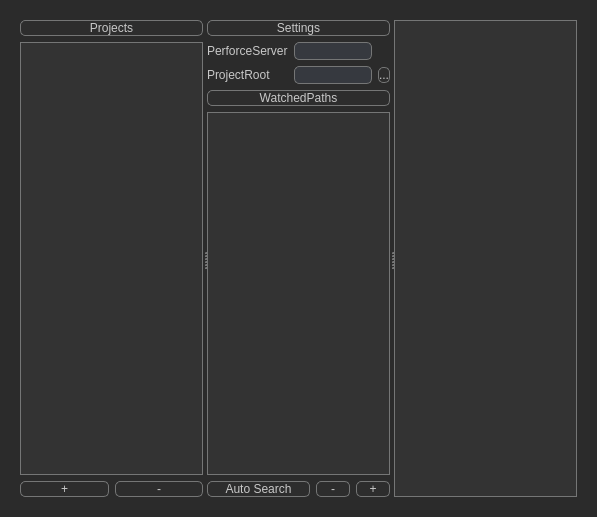
<?xml version="1.0" encoding="UTF-8"?>
<ui version="4.0">
 <class>Dialog</class>
 <widget class="QDialog" name="Dialog">
  <property name="geometry">
   <rect>
    <x>0</x>
    <y>0</y>
    <width>597</width>
    <height>517</height>
   </rect>
  </property>
  <property name="windowTitle">
   <string>Dialog</string>
  </property>
  <property name="styleSheet">
   <string notr="true">/* Widget -----------------------------------------*/
QWidget {
	background-color: #2b2b2b;
    outline: 0px;
}

/* Tree -----------------------------------------*/

QTreeView {
	background-color: #333333;
    outline: 0px;
    border: 1px solid rgb(117, 118, 118);
}

QTreeView::item {
    color:#d4d4d4;
	/*background-color: #323232;*/
	height:30px;

}

QTreeView::item:selected {
    background-color: #5285a6;
}

QHeaderView::section {
    font: 10pt &quot;Consolas&quot;;
    height:25px;
    color:#FFFFFF;
    background:#5285a6;
    border-left:0px solid gray;
    border-right:1px solid gray;
    border-top:0px solid gray;
    border-bottom:0px solid gray;
}
/* LsitView -----------------------------------------*/
QListView {
	background-color: #333333;
    outline: 0px;
    border: 1px solid rgb(117, 118, 118);
}

/* Label -----------------------------------------*/
QLabel {
	color: #c8c8c8;
	font: 11pt &quot;Consolas&quot;;
}

/* LineEdit -----------------------------------------*/
QLineEdit {
    border-radius: 5px;
    border: 1px solid rgb(117, 118, 118);
    background-color: #36393f;

}


/* QPushButton -----------------------------------------*/
QPushButton{
	color: #c8c8c8;
    font: 11pt &quot;Consolas&quot;;
    border-radius: 5px;
    border: 1px solid rgb(117, 118, 118);
    background-color: #2d2d2d;
    background-repeat: no-repeat;
    background-position: left center;
}
QPushButton:hover { background-color: #262626; border-style: solid; border-radius: 5px; }
QPushButton:pressed { background-color: #262626; border-style: solid; border-radius: 5px; }


QMenuBar{
    color: #ffffff;
}

QStatusBar{
    color: #ffffff;
}</string>
  </property>
  <layout class="QVBoxLayout" name="verticalLayout_4">
   <item>
    <widget class="QWidget" name="widget" native="true">
     <layout class="QVBoxLayout" name="verticalLayout_3">
      <item>
       <widget class="QSplitter" name="splitter">
        <property name="orientation">
         <enum>Qt::Horizontal</enum>
        </property>
        <widget class="QWidget" name="layoutWidget">
         <layout class="QVBoxLayout" name="verticalLayout">
          <item>
           <widget class="QPushButton" name="pushButton">
            <property name="styleSheet">
             <string notr="true"/>
            </property>
            <property name="text">
             <string>Projects</string>
            </property>
           </widget>
          </item>
          <item>
           <widget class="QListView" name="listView"/>
          </item>
          <item>
           <layout class="QHBoxLayout" name="horizontalLayout">
            <item>
             <widget class="QPushButton" name="pushButton_3">
              <property name="styleSheet">
               <string notr="true"/>
              </property>
              <property name="text">
               <string>+</string>
              </property>
             </widget>
            </item>
            <item>
             <widget class="QPushButton" name="pushButton_2">
              <property name="styleSheet">
               <string notr="true"/>
              </property>
              <property name="text">
               <string>-</string>
              </property>
             </widget>
            </item>
           </layout>
          </item>
         </layout>
        </widget>
        <widget class="QWidget" name="layoutWidget_2">
         <layout class="QVBoxLayout" name="verticalLayout_2">
          <item>
           <widget class="QPushButton" name="pushButton_4">
            <property name="styleSheet">
             <string notr="true"/>
            </property>
            <property name="text">
             <string>Settings</string>
            </property>
           </widget>
          </item>
          <item>
           <layout class="QGridLayout" name="gridLayout">
            <item row="0" column="0">
             <widget class="QLabel" name="label">
              <property name="text">
               <string>PerforceServer</string>
              </property>
             </widget>
            </item>
            <item row="0" column="1">
             <widget class="QLineEdit" name="lineEdit"/>
            </item>
            <item row="1" column="0">
             <widget class="QLabel" name="label_2">
              <property name="text">
               <string>ProjectRoot</string>
              </property>
             </widget>
            </item>
            <item row="1" column="1">
             <widget class="QLineEdit" name="lineEdit_2"/>
            </item>
            <item row="1" column="2">
             <widget class="QPushButton" name="pushButton_5">
              <property name="styleSheet">
               <string notr="true"/>
              </property>
              <property name="text">
               <string>...</string>
              </property>
             </widget>
            </item>
           </layout>
          </item>
          <item>
           <widget class="QPushButton" name="pushButton_6">
            <property name="styleSheet">
             <string notr="true"/>
            </property>
            <property name="text">
             <string>WatchedPaths</string>
            </property>
           </widget>
          </item>
          <item>
           <widget class="QListView" name="listView_2"/>
          </item>
          <item>
           <layout class="QHBoxLayout" name="horizontalLayout_5" stretch="3,1,1">
            <item>
             <widget class="QPushButton" name="pushButton_7">
              <property name="styleSheet">
               <string notr="true"/>
              </property>
              <property name="text">
               <string>Auto Search</string>
              </property>
             </widget>
            </item>
            <item>
             <widget class="QPushButton" name="pushButton_8">
              <property name="styleSheet">
               <string notr="true"/>
              </property>
              <property name="text">
               <string>-</string>
              </property>
             </widget>
            </item>
            <item>
             <widget class="QPushButton" name="pushButton_9">
              <property name="styleSheet">
               <string notr="true"/>
              </property>
              <property name="text">
               <string>+</string>
              </property>
             </widget>
            </item>
           </layout>
          </item>
         </layout>
        </widget>
        <widget class="QTreeView" name="treeView"/>
       </widget>
      </item>
     </layout>
    </widget>
   </item>
  </layout>
 </widget>
 <resources/>
 <connections/>
</ui>
